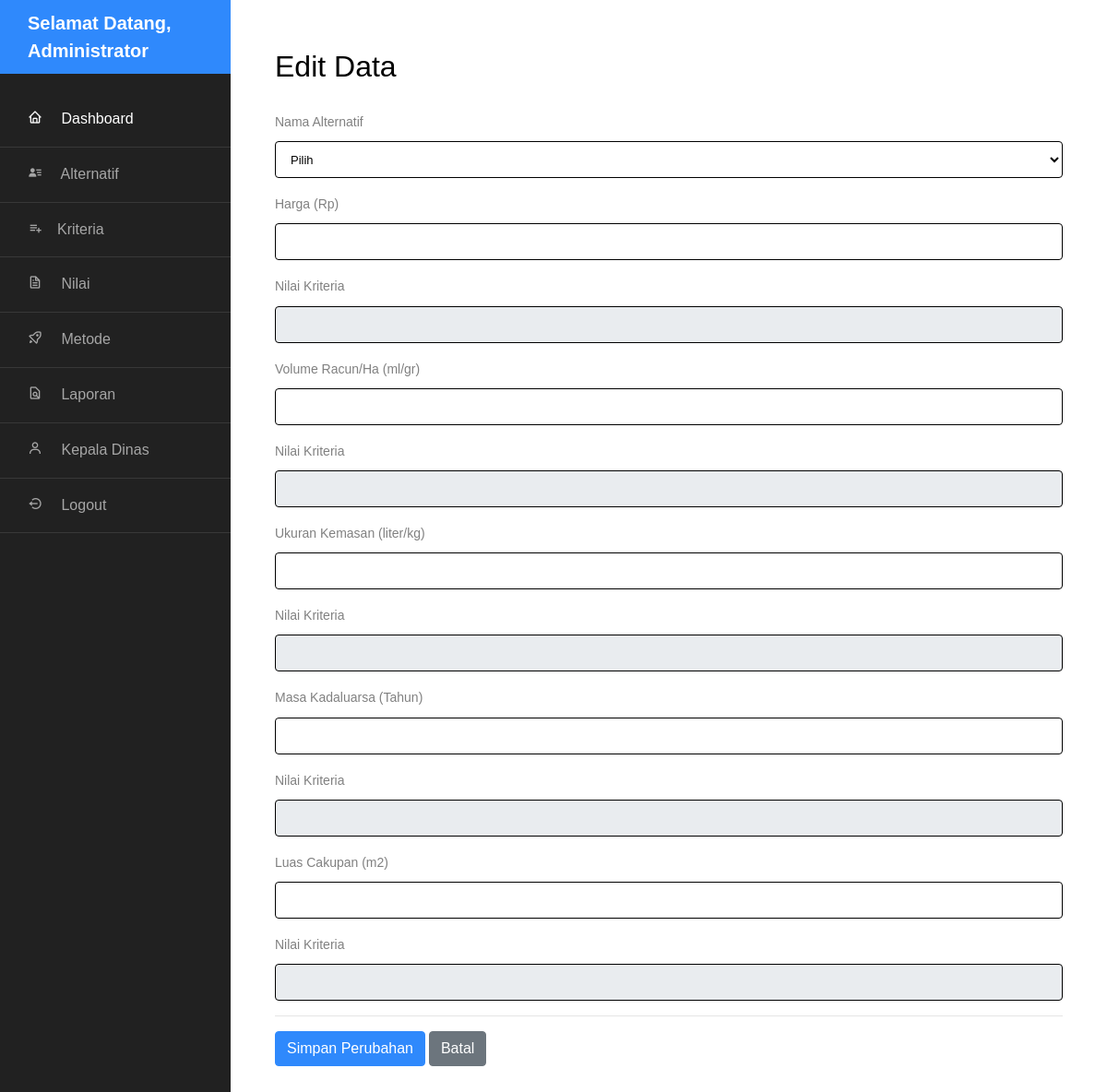
The app's page /admin/nilai-ubah.php (signed in) with its own data.
### tables this page shows
CREATE TABLE `tbl_akun` (
  `id_akun` int NOT NULL,
  `nama_lengkap` varchar(50) NOT NULL,
  `username` varchar(50) NOT NULL,
  `password` varchar(30) NOT NULL,
  `role` enum('admin','kepala_dinas') NOT NULL DEFAULT 'admin'
);

CREATE TABLE `tbl_kriteria` (
  `id_kriteria` int NOT NULL,
  `nama_kriteria` varchar(50) NOT NULL,
  `bobot_kriteria` double NOT NULL,
  `tipe_kriteria` varchar(10) NOT NULL
);

### admin/nilai-ubah.php (the view, shortened to what this page needs)
<?php
include "../assets/conn/config.php";
$nilaiAlternatif = [];
include "header.php";
?>
<h2 class="mb-4">Edit Data</h2>
<form action="proses-ubah-nilai.php?aksi=ubah" method="post">
    <div class="form-group">
        <label>Nama Alternatif</label>
        <select name="id_alternatif" class="form-control" required>
            <option selected disabled>Pilih</option>
        </select>
    </div>
    <?php
    $dkr = "SELECT * FROM tbl_kriteria ORDER BY id_kriteria";
    $b = $conn->query($dkr);
    while ($k = $b->fetch_assoc()) {
        $idK = $k['id_kriteria'];
        $nmK = $k['nama_kriteria'];
        $nilai = isset($nilaiAlternatif[$idK]) ? $nilaiAlternatif[$idK] : "";
        echo "
        <div class='form-group'>
            <label>$nmK</label>
            <input type='number' class='form-control mb-3' id='input_$idK' name='$idK' value='$nilai' oninput='updateNilaiKriteria($idK)'>
            <label>Nilai Kriteria</label>
            <input type='number' class='form-control mb-3' id='nilai_$idK' name='nilai_kriteria_$idK' readonly>
        </div>";
    }
    ?>
    <hr>
    <input type="submit" value="Simpan Perubahan" class="btn btn-primary">
    <a href="nilai.php" class="btn btn-secondary">Batal</a>
</form>

### admin/header.php (shortened to what this page needs)
<?php
include "../assets/conn/config.php";
$query = "SELECT * FROM tbl_akun WHERE id_akun='$_SESSION[id_akun]'";
$stm = $conn->query($query);
$row = $stm->fetch_assoc();
?>
<!doctype html>
<html lang="en">
<head>
    <link rel="stylesheet" href="../assets/sidebar/css/style.css">
    <link href='https://unpkg.com/boxicons@2.1.4/css/boxicons.min.css' rel='stylesheet'>
</head>
<body>
    <div class="wrapper d-flex align-items-stretch">
        <nav id="sidebar">
            <div class="custom-menu">
                <button type="button" id="sidebarCollapse" class="btn btn-primary">
                </button>
            </div>
            <h1><a href="index.html" class="logo">Selamat Datang, <?= $row['nama_lengkap'] ?></a></h1>
            <ul class="list-unstyled components mb-5">
                <li class="active">
                    <a href="index.php"><i class="bx bx-home mr-3"></i> Dashboard</a>
                </li>
                <li>
                    <a href="alternatif.php"><i class='bx bxs-user-detail mr-3'></i> Alternatif</a>
                </li>
                <li>
                    <a href="kriteria.php"><i class='bx bx-list-plus mr-3'></i>Kriteria</a>
                </li>
                <li>
                    <a href="nilai.php"><i class='bx bx-file mr-3'></i> Nilai</a>
                </li>
                <li>
                    <a href="metode.php"><i class='bx bx-rocket mr-3'></i> Metode</a>
                </li>
                <li>
                    <a href="laporan.php" target="_blank"><i class='bx bx-file-find mr-3'></i> Laporan</a>
                </li>
                <li>
                <a href="form_kepala_dinas.php" target="_blank"><i class='bx bx-user mr-3'></i> Kepala Dinas</a>
                </li>
                <li>
                    <a href="logout.php"><i class='bx bx-log-out-circle mr-3'></i> Logout</a>
                </li>
            </ul>
        </nav>
        <div id="content" class="p-4 p-md-5 pt-5">
</body>
</html>

### admin/header.php (style rules this page uses)
.form-control { border: 1px solid; }

### records on screen
tbl_akun: nama_lengkap "Administrator"
tbl_kriteria: nama_kriteria "Harga (Rp)"
tbl_kriteria: nama_kriteria "Volume Racun/Ha (ml/gr)"
tbl_kriteria: nama_kriteria "Ukuran Kemasan (liter/kg)"
tbl_kriteria: nama_kriteria "Masa Kadaluarsa (Tahun)"
tbl_kriteria: nama_kriteria "Luas Cakupan (m2)"
